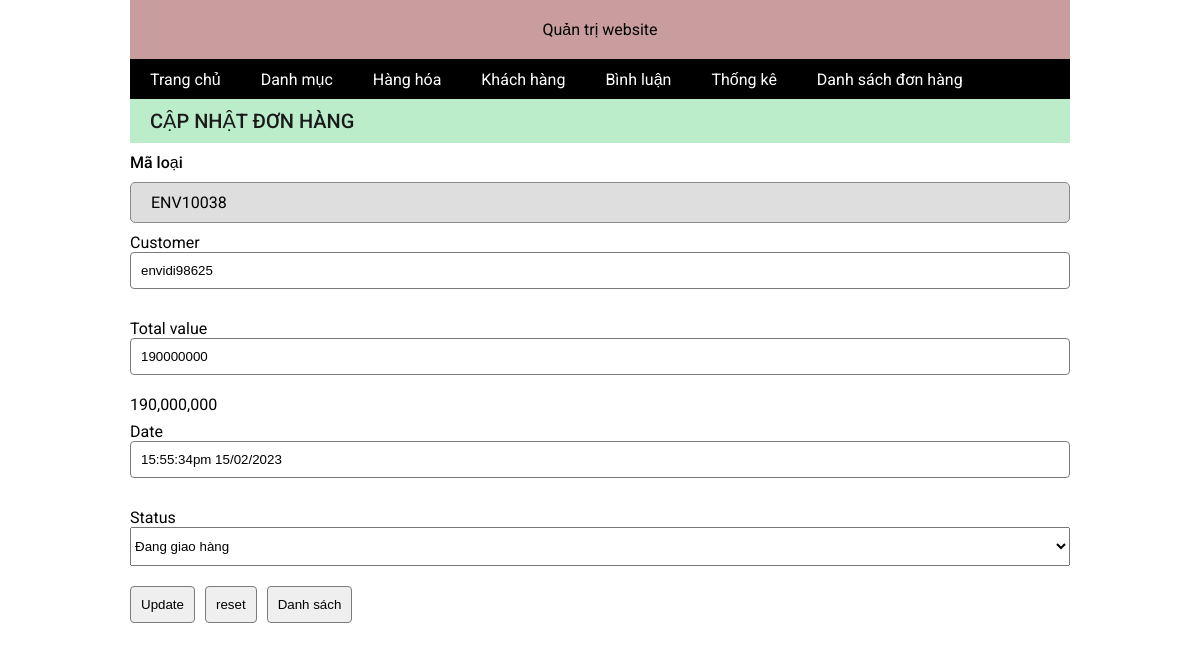
Screenshot of /admin/index.php?act=edit_bill&id=38 with the database file from the repository.
### tables this page shows
CREATE TABLE `bill` (
  `id` int(11) NOT NULL,
  `id_user` int(11) DEFAULT NULL,
  `bill_name` varchar(255) NOT NULL,
  `email` varchar(255) NOT NULL,
  `bill_address` varchar(255) NOT NULL,
  `bill_tele` int(11) NOT NULL,
  `payment_method` tinyint(11) NOT NULL DEFAULT 1 COMMENT '1 : Thanh toán trực tiếp\r\n2 : Chuyển khoản\r\n3 : Thanh toán online',
  `bill_date` varchar(255) NOT NULL,
  `total` int(11) NOT NULL,
  `bill_status` tinyint(11) NOT NULL DEFAULT 0 COMMENT '0 : Đơn hàng mới\r\n1 : Đang xử lý\r\n2 : Đang giao hàng\r\n3 : Đã giao hàng',
  `receive_name` varchar(255) DEFAULT NULL,
  `receive_address` varchar(255) DEFAULT NULL,
  `receive_tele` varchar(255) DEFAULT NULL
);

### model/pdo.php (called while the page is built, shortened)
<?php
function pdo_get_connection(){
    $dburl = 'mysql:host=127.0.0.1;dbname=model_project;charset=utf8';
    $username = 'root';
    $password = '';
    $conn = new PDO($dburl,$username,$password);
    $conn->setAttribute(PDO::ATTR_ERRMODE,PDO::ERRMODE_EXCEPTION);
    return $conn;
}
function pdo_query_one($sql){
    $sql_args = array_slice(func_get_args(),1);
    try{
        $conn = pdo_get_connection();
        $stmt = $conn->prepare($sql);
        $stmt->execute($sql_args);
        $row = $stmt->fetch(PDO::FETCH_ASSOC);
        return $row;
    }
    catch(PDOException $e){
        throw $e;
    }
    finally{
        unset($conn);
    }
}
?>

### model/cart.php (called while the page is built, shortened)
<?php
function select_bill_one($id)
{
    $sql = "SELECT * FROM bill WHERE id = $id";
    $result = pdo_query_one($sql);
    return $result;
}
?>

### admin/bill/update.php (the view, shortened to what this page needs)
<?php
$arrStatus = ['Đơn hàng mới','Đang xử lý','Đang giao hàng','Đã hoàn tất'];
if (isset($result['bill_name']) && isset($result['id'])) {
    $value_id = isset($result['id']) ? $result['id'] : 0;
    $value_name = isset($result['bill_name']) ? $result['bill_name'] : "";
    $value_total =isset( $result['total']) ?  $result['total'] : 100;
    $value_status = isset($result['bill_status']) ? $result['bill_status'] : 0;
    $value_date = isset($result['bill_date']) ? $result['bill_date'] : "";
} else {
    $value_name = "Undefined name";
    $value_id = 0;
}
?>
<main class="w-100">
    <div class="add_new w-100">
        Cập nhật đơn hàng
    </div>
    <label style="font-weight: 500;margin: 10px 0px;display: block;" for="">Mã loại</label>
    <div class="id_category">
        ENV100<?= $value_id  ?>
    </div>
    <form action="index.php?act=update_bill" class="d-f f-d" method="POST" enctype="multipart/form-data">
        <label for="name_category">Customer</label>
        <input type="text" id="name_category" autofocus name="customer_name" value="<?= $value_name  ?>">
        <label for="name_category">Total value</label>
        <input type="text" id="price_product" name="total" value="<?= $value_total ?>" placeholder="Total">
        <span class="parseNumber"><?= number_format($value_total) ?></span>
        <label for="name_category">Date</label>
        <input type="text" id="image_product" value="<?= $value_date ?>" name="date" placeholder="Date">
        <label for="name_category">Status</label>
        <select style="padding: 10px 0px;" name="status_bill" id="">
            <?php for ($i = 0; $i < count($arrStatus); $i++) { ?>
                <option value="<?= $i ?>"
                <?php if($i === $value_status){echo "selected";} ?>
                >
                    <?php echo $arrStatus[$i] ?>
                </option>
            <?php } ?>
        </select>
        <div class="button_form">
            <input type="submit" class="btn_name_category" name="update" value="Update" />
            <input type="reset" class="btn_name_category" value="reset" />
            <a href="index.php?act=listBill"><input type="button" type="text" value="Danh sách"></a>
        </div>
    </form>
</main>
</div>

### css/admin.css (style rules this page uses)
* { padding: 0; margin: 0; }
body { display: flex; justify-content: center; align-items: center; font-family: "Roboto",sans-serif; }
.w-100 { width: 100%; }
.d-f { display: flex; }
.f-d { flex-direction: column; }
.add_new { background-color: rgb(187, 237, 202); padding: 10px 20px; box-sizing: border-box; font-size: 20px; text-transform: uppercase; font-weight: 500; color: rgb(26, 26, 26); }
.id_category { width: 100%; padding: 10px 20px ; background-color: rgb(222, 222, 222); box-sizing: border-box; border-radius: 5px; border: 1px solid rgb(137, 137, 137); }
form label { margin-top: 10px ; display: block; }
form input { margin-bottom: 20px; padding: 10px 10px; border-radius: 4px; border: 1px solid rgb(123, 123, 123); }
.button_form { display: flex; gap: 10px; }
.btn_name_category { padding: 5px 10px; }

### css/category.css (style rules this page uses)
* { padding: 0; margin: 0; }
body { display: flex; justify-content: center; align-items: center; font-family: "Roboto", sans-serif; }
.w-100 { width: 100%; }
.d-f { display: flex; }
.f-d { flex-direction: column; }
.add_new { background-color: rgb(187, 237, 202); padding: 10px 20px; box-sizing: border-box; font-size: 20px; text-transform: uppercase; font-weight: 500; color: rgb(26, 26, 26); }
.button_form { display: flex; gap: 10px; margin-top: 20px; }
.button_form { display: flex; gap: 10px; }
.btn_name_category { padding: 5px 10px; }
.parseNumber { height: 17px; font-size: 16px; width: 100%; }

### rows the page displays
bill: id "38", customer_name "envidi98625", total "190000000", total "190,000,000", date "15:55:34pm 15/02/2023", status_bill "Đang giao hàng"
